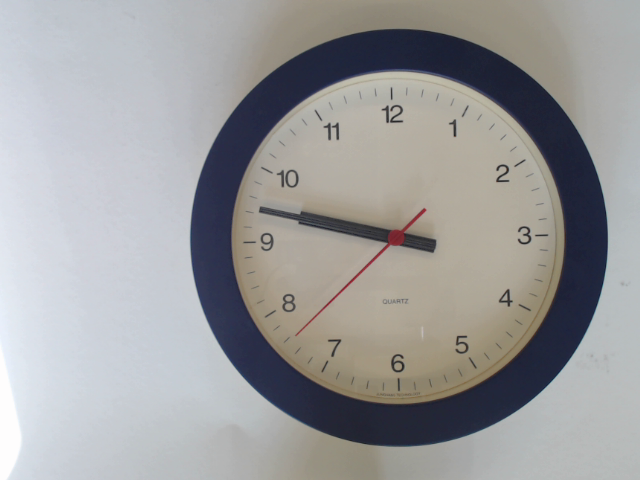
#> input picture images/right_angle/5.png, 640 x 480 px, found by its file name
$ python main_overlap.py
#> lines starting #> are read from the running program, lines starting #| are printed output that depends on the picture; after the words box and inside, x2 and y2 are one past the last pixel; in counts of white or black regions, pixels touching at a corner belong together
import cv2
import numpy as np
import matplotlib.pyplot as plt


image_path = "images\\right_angle\\5.png"
image = cv2.imread(image_path)
#> image is the input picture: shape (480, 640, 3); mean B, G, R 156.8, 156.1, 156.2

# Convert to HSV for color thresholding
hsv = cv2.cvtColor(image, cv2.COLOR_BGR2HSV)
#> hsv: shape (480, 640, 3); mean H, S, V 73.3, 34.1, 164.4

# Define HSV range for dark blue to nearly black
lower_dark_blue = np.array([90, 0, 0])
upper_dark_blue = np.array([150, 255, 120])

# Mask for dark blue range
mask_dark_blue = cv2.inRange(hsv, lower_dark_blue, upper_dark_blue)
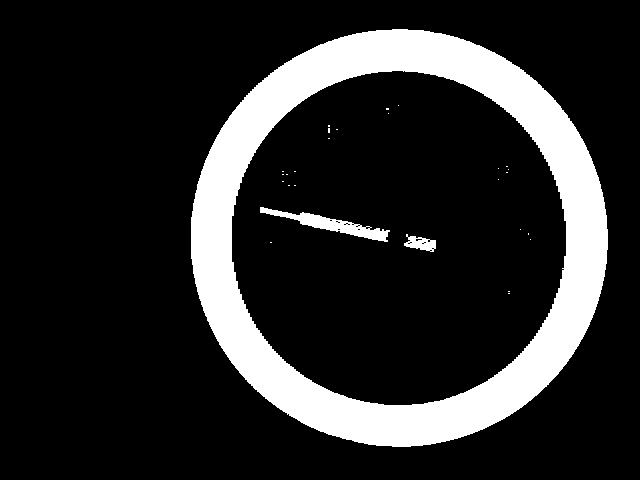
#> mask_dark_blue: shape (480, 640); 16.5% white; 28 white regions (25 under 20 px), largest, box (x1, y1, x2, y2) and area: (191, 29, 608, 447) 49071, (260, 207, 390, 242) 1248, (404, 234, 436, 252) 320

# Apply mask to keep only dark blue parts
result_dark_blue = cv2.bitwise_and(image, image, mask=mask_dark_blue)

# Convert masked result to grayscale
gray_masked = cv2.cvtColor(result_dark_blue, cv2.COLOR_BGR2GRAY)
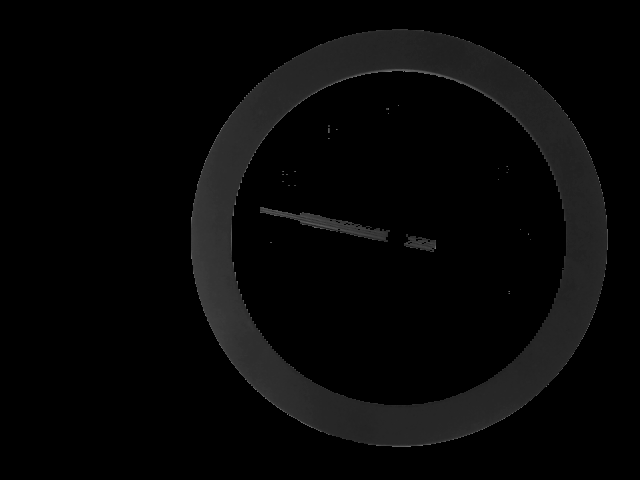
#> gray_masked: shape (480, 640); min 0, max 119, mean 7

# Threshold to binary
_, binary_mask = cv2.threshold(gray_masked, 10, 255, cv2.THRESH_BINARY)
plt.figure(figsize=(4, 4))
plt.title("Thresholding")
plt.imshow(binary_mask, cmap='gray')

# Apply Hough Circle Transform on the binary mask
circles_masked = cv2.HoughCircles(
    binary_mask,
    cv2.HOUGH_GRADIENT,
    dp=1.2,
    minDist=100,
    param1=100,
    param2=30,
    minRadius=50,
    maxRadius=300
)
#> circles_masked = [[399, 237, 209.5], [330.6, 311.4, 108.4]]

# Draw the detected largest circle and crop it
circle_detected = image.copy()
if circles_masked is not None:
    circles_masked = np.uint16(np.around(circles_masked))
#> circles_masked = [[399, 237, 209], [331, 311, 108]]
    largest_circle = max(circles_masked[0, :], key=lambda c: c[2])
#> largest_circle = [399, 237, 209]
    x, y, r = largest_circle
#> x = 399; y = 237; r = 209
    cv2.circle(circle_detected, (x, y), r, (0, 0, 255), 3)
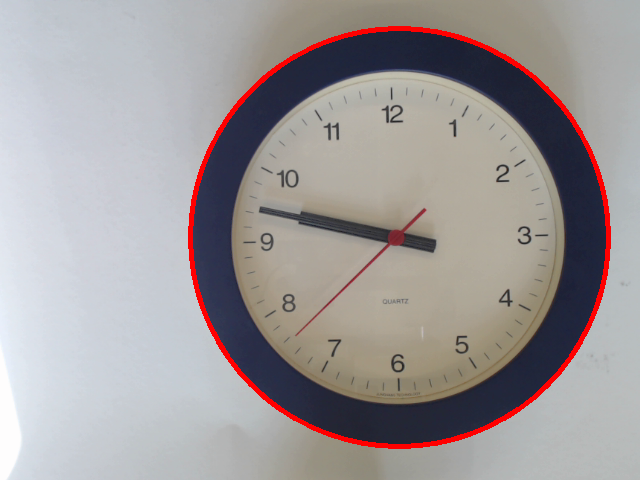
#> circle_detected: shape (480, 640, 3); 2.13% of pixels changed, all inside (x1, y1, x2, y2) = (188, 26, 611, 449)
    cv2.circle(circle_detected, (x, y), 2, (0, 255, 0), 3)
#> circle_detected: shape (480, 640, 3); 0.01% of pixels changed, all inside (x1, y1, x2, y2) = (395, 233, 404, 242)

    # Crop image based on the circle
    x1, y1 = max(x - r, 0), max(y - r, 0)
#> x1 = 190; y1 = 28
    x2, y2 = min(x + r, image.shape[1]), min(y + r, image.shape[0])
#> x2 = 608; y2 = 446
    cropped_image = image[y1:y2, x1:x2]
    cropped_rgb = cv2.cvtColor(cropped_image, cv2.COLOR_BGR2RGB)
    resized_cropped = cv2.resize(cropped_image, (200, 200), interpolation=cv2.INTER_AREA)
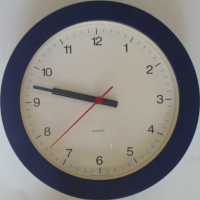
#> resized_cropped: shape (200, 200, 3); mean B, G, R 125, 126.5, 129.1
    resized_rgb = cv2.cvtColor(resized_cropped, cv2.COLOR_BGR2RGB)
    # Show cropped image
    plt.figure(figsize=(4, 4))
    plt.title("Cropped Image")
    plt.imshow(cropped_rgb)
    plt.axis('off')
else:
    print("No circle detected.")

# Show final detection result
circle_detected_rgb = cv2.cvtColor(circle_detected, cv2.COLOR_BGR2RGB)
plt.figure(figsize=(4, 4))
plt.title("Circle Detected After Dark Blue Thresholding")
plt.imshow(circle_detected_rgb)
plt.axis('off')

# Create a black background image (200x200 like the resized circle)
mask = np.ones((200, 200), dtype=np.uint8)

# Draw white filled circle at center (100, 100) with radius 50
cv2.circle(mask, (100, 100), 50, 255, -1)
#> mask: shape (200, 200); values 1 (black) and 255 (white), 19.6% white; 1 white region, box (x1, y1, x2, y2) and area: (50, 50, 151, 151) 7845

# Apply the mask: keep the circle area, set the rest to black
masked_circle = cv2.bitwise_and(resized_cropped,resized_cropped, mask=mask)

# Display result
masked_rgb = cv2.cvtColor(masked_circle, cv2.COLOR_BGR2RGB)
plt.figure(figsize=(4, 4))
plt.imshow(masked_rgb)
plt.title("Circle Mask at (100,100), R=50")
plt.axis("off")


# Create a white background
white_background = np.ones_like(resized_cropped, dtype=np.uint8) * 255

# Invert the mask so the outer part is 255 (white), inner part is 0
inverted_mask = cv2.bitwise_not(mask)

# Apply the inverted mask to the white background
background = cv2.bitwise_and(white_background, white_background, mask=inverted_mask)
#> white_background: shape (200, 200, 3); every value is 255

# Combine the masked circle and white background
final_image = cv2.add(masked_circle, background)

# Display the result
final_rgb = cv2.cvtColor(final_image, cv2.COLOR_BGR2RGB)
plt.figure(figsize=(4, 4))
plt.imshow(final_rgb)
plt.title("Circle on White Background")
plt.axis("off")
# Convert the white-background image to grayscale
grayscale_result = cv2.cvtColor(final_rgb, cv2.COLOR_BGR2GRAY)

# Display the grayscale image
plt.figure(figsize=(4, 4))
plt.imshow(grayscale_result, cmap='gray')
plt.title("Grayscale Image")
plt.axis("off")

# Apply binary threshold to the grayscale image
_, thresholded_image = cv2.threshold(grayscale_result, 127, 255, cv2.THRESH_BINARY)
#> thresholded_image: shape (200, 200); 98.4% white; 2 black regions (1 under 20 px), largest, box (x1, y1, x2, y2) and area: (51, 86, 118, 135) 627

# Display the thresholded image
plt.figure(figsize=(4, 4))
plt.imshow(thresholded_image, cmap='gray')
plt.title("Binary Thresholded Image")
plt.axis("off")

# Convert thresholded image to 3-channel format
thresholded_3ch = cv2.merge([thresholded_image] * 3)

# Wherever the thresholded image is white (255), set color image to white
combined_image = final_image.copy()
combined_image[thresholded_3ch == 255] = 255  # Set to white
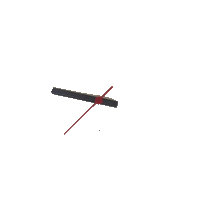
#> combined_image: shape (200, 200, 3); mean B, G, R 252.1, 252.1, 252.4

# Display the updated color image
combined_rgb = cv2.cvtColor(combined_image, cv2.COLOR_BGR2RGB)
plt.figure(figsize=(4, 4))
plt.imshow(combined_rgb)
plt.title("Color Image with White Binary Regions")
plt.axis("off")


image_np = np.array(combined_rgb)

# Convert to HSV for better color segmentation
hsv_image = cv2.cvtColor(image_np, cv2.COLOR_RGB2HSV)
#> hsv_image: shape (200, 200, 3); mean H, S, V 1.6, 0.8, 252.4

# Define red color range in HSV (two ranges to cover red hue wrap-around)
lower_red1 = np.array([0, 70, 50])
upper_red1 = np.array([10, 255, 255])
lower_red2 = np.array([160, 70, 50])
upper_red2 = np.array([180, 255, 255])

# Define black color range in HSV
lower_black = np.array([0, 0, 0])
upper_black = np.array([180, 255, 80])

# Create masks
red_mask1 = cv2.inRange(hsv_image, lower_red1, upper_red1)
#> red_mask1: shape (200, 200); 0.08% white in thin lines or dots, all inside (x1, y1, x2, y2) = (65, 86, 113, 134)
red_mask2 = cv2.inRange(hsv_image, lower_red2, upper_red2)
#> red_mask2: shape (200, 200); 0.29% white; 2 white regions (1 under 20 px), largest, box (x1, y1, x2, y2) and area: (64, 97, 103, 134) 103
red_mask = cv2.bitwise_or(red_mask1, red_mask2)
#> red_mask: shape (200, 200); 0.38% white; 1 white region, box (x1, y1, x2, y2) and area: (64, 86, 113, 134) 152

black_mask = cv2.inRange(hsv_image, lower_black, upper_black)
#> black_mask: shape (200, 200); 0.87% white; 2 white regions, box (x1, y1, x2, y2) and area: (51, 88, 96, 103) 258, (101, 98, 117, 107) 89
cv2.circle(red_mask, center=(100, 100), radius=20, color=(0, 0, 0), thickness=-1)
#> red_mask: shape (200, 200); 0.1% white in thin lines or dots, all inside (x1, y1, x2, y2) = (64, 113, 85, 134)
cv2.circle(black_mask, center=(100, 100), radius=20, color=(0, 0, 0), thickness=-1)
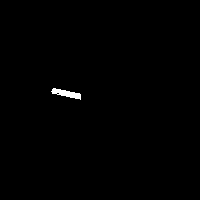
#> black_mask: shape (200, 200); 0.43% white; 1 white region
plt.figure(figsize=(4, 4))
plt.title("Red Mask")
plt.imshow(red_mask, cmap='gray')
plt.axis("off")

plt.figure(figsize=(4, 4))
plt.title("Black Mask")
plt.imshow(black_mask, cmap='gray')
plt.axis("off")

plt.tight_layout()


image_np = np.array(black_mask)
_, binary = cv2.threshold(image_np, 127, 255, cv2.THRESH_BINARY)
contours, _ = cv2.findContours(binary, cv2.RETR_EXTERNAL, cv2.CHAIN_APPROX_SIMPLE)
#> contours = 1 contour; box (x1, y1, x2, y2) and area: (51, 88, 81, 100) 140

# === Step 2: Get center of the image ===
height, width = image_np.shape
#> height = 200; width = 200
center_x, center_y = width // 2, height // 2
#> center_x = 100; center_y = 100
center = np.array([center_x, center_y])
#> center = [100, 100]

# === Step 3: Sort contours by area (larger = hour hand, smaller = minute hand) ===
areas_and_contours = sorted([(cv2.contourArea(cnt), cnt) for cnt in contours], reverse=True)
#> areas_and_contours = 1 item

angles = {}
points = {}

if len(areas_and_contours) == 1:
    # === Special Case: Hands are overlapping ===
    area, cnt = areas_and_contours[0]
#> area = 139.5; cnt = contour of 30 points, box (x1, y1, x2, y2) (51, 88, 81, 100), area 140
    M = cv2.moments(cnt)
#> M = moments, m00 139.5, centre m10/m00, m01/m00 = (66.02, 93.18)
    if M["m00"] != 0:
        cx = int(M["m10"] / M["m00"])
#> cx = 66
        cy = int(M["m01"] / M["m00"])
#> cy = 93
        vector = np.array([cx - center_x, cy - center_y])
#> vector = [-34, -7]
        angle_rad = np.arctan2(-vector[1], vector[0])
#> angle_rad = 2.94
        angle_deg = (90 - np.degrees(angle_rad)) % 360
#> angle_deg = 281.6
        angles["both"] = angle_deg
        points["both"] = (cx, cy)

        # Assume hands overlap — derive time
        minute = round(angle_deg / 6)  # 6° per minute
#> minute = 47
        hour_fraction = angle_deg / 30
#> hour_fraction = 9.39
        hour = round(hour_fraction)
#> hour = 9

        if minute == 60:
            minute = 0
            hour = (hour + 1) % 12
    else:
        # Invalid moment
        hour = 0
        minute = 0
else:
    # === Normal Case: 2 contours for hour and minute hands ===
    labels = ["hour", "minute"]
    for label, (area, cnt) in zip(labels, areas_and_contours):
        M = cv2.moments(cnt)
        if M["m00"] == 0:
            continue
        cx = int(M["m10"] / M["m00"])
        cy = int(M["m01"] / M["m00"])
        vector = np.array([cx - center_x, cy - center_y])
        angle_rad = np.arctan2(-vector[1], vector[0])  # Flip y-axis
        angle_deg = (90 - np.degrees(angle_rad)) % 360
        angles[label] = angle_deg
        points[label] = (cx, cy)

    minute_angle = angles["minute"]
    hour_angle = angles["hour"]

    minute = round(minute_angle / 6)
    hour_fraction = hour_angle / 30
    hour = round(hour_fraction)

    if minute == 60:
        minute = 0
        hour = (hour + 1) % 12

# === Process Red Mask (for Second Hand) ===
second_np = np.array(red_mask)
_, binary_red = cv2.threshold(second_np, 127, 255, cv2.THRESH_BINARY)
contours_red, _ = cv2.findContours(binary_red, cv2.RETR_EXTERNAL, cv2.CHAIN_APPROX_SIMPLE)
#> contours_red = [[[84, 113], [64, 133], [65, 133], [84, 114]]]

if contours_red:
    largest_red = max(contours_red, key=cv2.contourArea)
#> largest_red = [[84, 113], [64, 133], [65, 133], [84, 114]]
    M = cv2.moments(largest_red)
#> M = moments, m00 19.5, centre m10/m00, m01/m00 = (74.25, 123.2)
    if M["m00"] != 0:
        cx = int(M["m10"] / M["m00"])
#> cx = 74
        cy = int(M["m01"] / M["m00"])
#> cy = 123
        vector = np.array([cx - center_x, cy - center_y])
#> vector = [-26, 23]
        angle_rad = np.arctan2(-vector[1], vector[0])
#> angle_rad = -2.42
        angle_deg = (90 - np.degrees(angle_rad)) % 360
#> angle_deg = 228.5
        second = round(angle_deg / 6) % 60
#> second = 38
        angles["second"] = angle_deg
        points["second"] = (cx, cy)
    else:
        second = 0
else:
    second = 0
# === Visualize result ===
image_rgb = cv2.cvtColor(image_np, cv2.COLOR_GRAY2BGR)
#> image_rgb: shape (200, 200, 3); 0.43% white; 1 white region, box (x1, y1, x2, y2) and area: (51, 88, 81, 100) 171
cv2.circle(image_rgb, (center_x, center_y), 4, (0, 0, 255), -1)  # Red center
#> image_rgb: shape (200, 200, 3); mean B, G, R 1.1, 1.1, 1.4

if "minute" in points and "hour" in points:
    cv2.circle(image_rgb, points["minute"], 5, (255, 0, 0), -1)       # Blue = minute
    cv2.circle(image_rgb, points["hour"], 5, (0, 255, 255), -1)       # Yellow = hour
    cv2.line(image_rgb, (center_x, center_y), points["minute"], (255, 0, 0), 2)
    cv2.line(image_rgb, (center_x, center_y), points["hour"], (0, 255, 255), 2)
elif "both" in points:
    cv2.circle(image_rgb, points["both"], 5, (0, 255, 0), -1)          # Green = both
#> image_rgb: shape (200, 200, 3); mean B, G, R 0.7, 1.3, 1.1
    cv2.line(image_rgb, (center_x, center_y), points["both"], (0, 255, 0), 2)
#> image_rgb: shape (200, 200, 3); mean B, G, R 0.6, 1.6, 0.8

if "second" in points:
    cv2.circle(image_rgb, points["second"], 5, (0, 0, 255), -1)        # Red = second
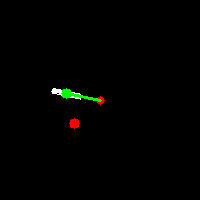
#> image_rgb: shape (200, 200, 3); mean B, G, R 0.6, 1.6, 1.3
    cv2.line(image_rgb, (center_x, center_y), points["second"], (0, 0, 255), 1)
#> image_rgb: shape (200, 200, 3); 0.06% of pixels changed, all inside (x1, y1, x2, y2) = (78, 100, 101, 120)

# Show final result
plt.figure(figsize=(4, 4))
plt.imshow(cv2.cvtColor(image_rgb, cv2.COLOR_BGR2RGB))
plt.title(f"Calculated Time: {hour:02}:{minute:02}:{second:02}")
plt.axis("off")
plt.show()

$ run again, with images/right_angle/2.png copied over images/right_angle/5.png
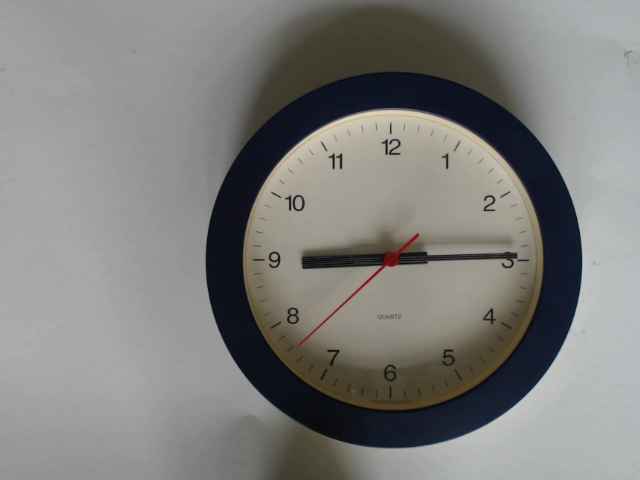
#> input picture images/right_angle/2.png, 640 x 480 px, found by its file name
#> image is the input picture: shape (480, 640, 3); mean B, G, R 124.9, 127.1, 127.4
#> hsv: shape (480, 640, 3); mean H, S, V 58.3, 32.2, 130.7
#> `mask_dark_blue = cv2.inRange(hsv, lower_dark_blue, upper_dark_blue)`:
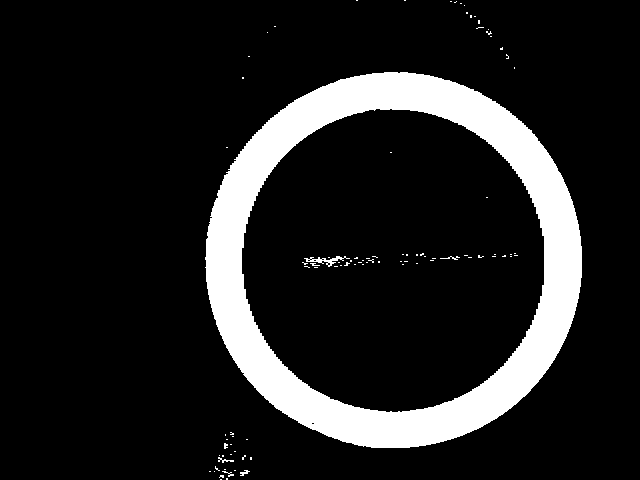
#> mask_dark_blue: shape (480, 640); 13.1% white; 92 white regions (86 under 20 px), largest, box (x1, y1, x2, y2) and area: (205, 72, 582, 448) 39576, (304, 256, 350, 267) 158, (218, 457, 234, 463) 36, (440, 256, 460, 260) 30, (240, 470, 250, 476) 30, (222, 471, 234, 477) 24
#> `circles_masked = cv2.HoughCircles( binary_mask, cv2.HOUGH_GRADIENT, dp..`: circles_masked = [[393, 261, 188.5], [348.6, 168.6, 91.88], [288.6, 258.6, 83.96]]
#> `circles_masked = np.uint16(np.around(circles_masked))`: circles_masked = [[393, 261, 188], [349, 169, 92], [289, 259, 84]]
#> largest_circle = [393, 261, 188]
#> x = 393; y = 261; r = 188
#> x1 = 205; y1 = 73
#> x2 = 581; y2 = 449
#> mask: shape (200, 200); values 1 (black) and 255 (white), 19.6% white; 1 white region, box (x1, y1, x2, y2) and area: (50, 50, 151, 151) 7845
#> white_background: shape (200, 200, 3); every value is 255
#> thresholded_image: shape (200, 200); 95.8% white; 3 black regions, box (x1, y1, x2, y2) and area: (51, 81, 150, 134) 1394, (72, 139, 132, 151) 256, (92, 128, 104, 131) 27
#> combined_image: shape (200, 200, 3); mean B, G, R 247.4, 247.7, 248.2
#> hsv_image: shape (200, 200, 3); mean H, S, V 1.2, 2, 248.2
#> red_mask1: shape (200, 200); 0.38% white in thin lines or dots, all inside (x1, y1, x2, y2) = (62, 85, 115, 134)
#> red_mask2: shape (200, 200); 0.08% white in thin lines or dots, all inside (x1, y1, x2, y2) = (73, 97, 104, 124)
#> contours = 2 contours; box (x1, y1, x2, y2) and area: (51, 94, 81, 104) 200, (120, 96, 150, 100) 52
#> areas_and_contours = 2 items
#> the loop `for label, (area, cnt) in zip(labels, areas_and_contours):` made 2 passes
#> (label, area, cx, cy, vector, angle_rad, angle_deg) on passes 1 to 2: ('hour', 200, 65, 98, [-35, -2], 3.08, 273.3), ('minute', 52, 134, 97, [34, -3], 0.088, 84.96)
#> after the loop `for label, (area, cnt) in zip(labels, areas_and_contours):`: angles = {'hour': 273.3, 'minute': 84.96}; points = {'hour': (65, 98), 'minute': (134, 97)}
#> minute_angle = 84.96
#> hour_angle = 273.3
#> minute = 14
#> hour_fraction = 9.11
#> hour = 9
#> contours_red = 1 contour; box (x1, y1, x2, y2) and area: (62, 113, 85, 134) 26
#> largest_red = contour of 13 points, box (x1, y1, x2, y2) (62, 113, 85, 134), area 26
#> M = moments, m00 25.5, centre m10/m00, m01/m00 = (73.36, 122.4)
#> `cx = int(M["m10"] / M["m00"])`: cx = 73
#> `cy = int(M["m01"] / M["m00"])`: cy = 122
#> `vector = np.array([cx - center_x, cy - center_y])`: vector = [-27, 22]
#> `angle_rad = np.arctan2(-vector[1], vector[0])`: angle_rad = -2.46
#> `angle_deg = (90 - np.degrees(angle_rad)) % 360`: angle_deg = 230.8
#> second = 38
#> `cv2.circle(image_rgb, points["second"], 5, (0, 0, 255), -1)`:
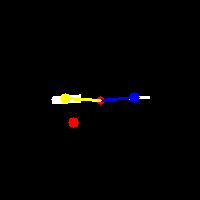
#> image_rgb: shape (200, 200, 3); mean B, G, R 2.1, 2.2, 2.9

$ run again, with images/right_angle/3.png copied over images/right_angle/5.png
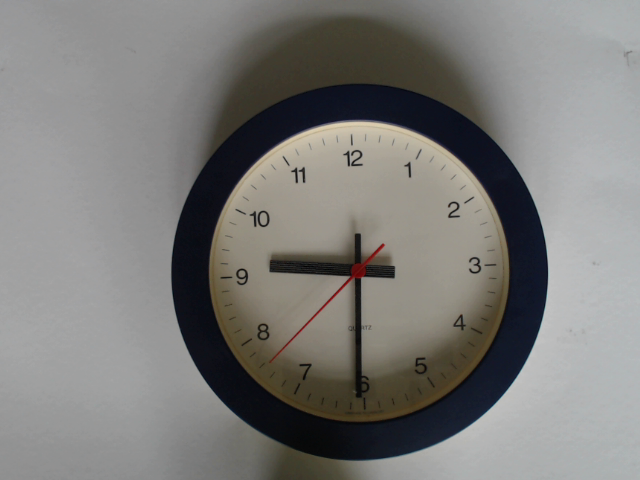
#> input picture images/right_angle/3.png, 640 x 480 px, found by its file name
#> image is the input picture: shape (480, 640, 3); mean B, G, R 121.4, 124, 124.9
#> hsv: shape (480, 640, 3); mean H, S, V 51.3, 32.2, 127.6
#> `mask_dark_blue = cv2.inRange(hsv, lower_dark_blue, upper_dark_blue)`:
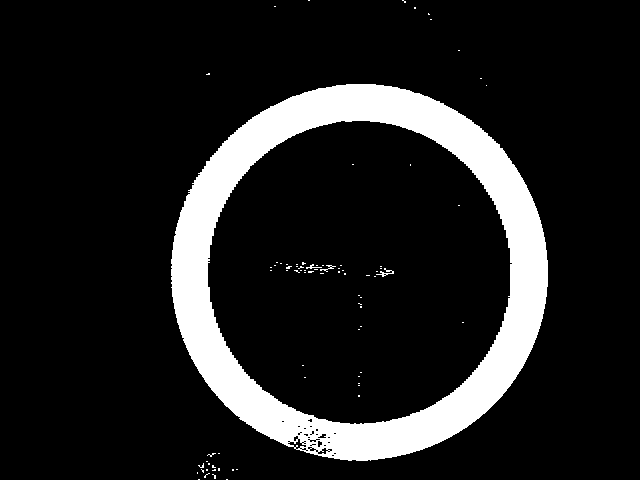
#> mask_dark_blue: shape (480, 640); 12.9% white; 79 white regions (75 under 20 px), largest, box (x1, y1, x2, y2) and area: (171, 84, 548, 461) 39314, (376, 268, 394, 277) 52, (320, 265, 336, 272) 34, (306, 264, 322, 269) 28
#> binary_mask: shape (480, 640); 12.4% white; 116 white regions (112 under 20 px), largest, box (x1, y1, x2, y2) and area: (171, 84, 548, 461) 37765, (376, 268, 394, 277) 52, (306, 264, 322, 269) 27, (326, 265, 336, 269) 20
#> `circles_masked = cv2.HoughCircles( binary_mask, cv2.HOUGH_GRADIENT, dp..`: circles_masked = [[359.4, 270.6, 189.2], [291, 348.6, 86.36]]
#> `circles_masked = np.uint16(np.around(circles_masked))`: circles_masked = [[359, 271, 189], [291, 349, 86]]
#> largest_circle = [359, 271, 189]
#> x = 359; y = 271; r = 189
#> x1 = 170; y1 = 82
#> x2 = 548; y2 = 460
#> mask: shape (200, 200); values 1 (black) and 255 (white), 19.6% white; 1 white region, box (x1, y1, x2, y2) and area: (50, 50, 151, 151) 7845
#> white_background: shape (200, 200, 3); every value is 255
#> thresholded_image: shape (200, 200); 94.5% white; 2 black regions (1 under 20 px), largest, box (x1, y1, x2, y2) and area: (51, 72, 139, 151) 2215
#> combined_image: shape (200, 200, 3); mean B, G, R 245, 245.5, 246
#> hsv_image: shape (200, 200, 3); mean H, S, V 1.3, 2.7, 246
#> red_mask1: shape (200, 200); 0.42% white in thin lines or dots, all inside (x1, y1, x2, y2) = (65, 85, 114, 136)
#> red_mask2: shape (200, 200); 0.04% white in thin lines or dots, all inside (x1, y1, x2, y2) = (72, 88, 111, 129)
#> contours = 3 contours, 1 with area under 20; largest, box (x1, y1, x2, y2) and area: (53, 92, 82, 102) 204, (96, 120, 102, 151) 82
#> areas_and_contours = 3 items
#> the loop `for label, (area, cnt) in zip(labels, areas_and_contours):` made 2 passes
#> (label, area, cx, cy, vector, angle_rad, angle_deg) on passes 1 to 2: ('hour', 204.5, 66, 96, [-34, -4], 3.02, 276.7), ('minute', 82, 98, 135, [-2, 35], -1.63, 183.3)
#> after the loop `for label, (area, cnt) in zip(labels, areas_and_contours):`: angles = {'hour': 276.7, 'minute': 183.3}; points = {'hour': (66, 96), 'minute': (98, 135)}
#> minute_angle = 183.3
#> hour_angle = 276.7
#> minute = 31
#> hour_fraction = 9.22
#> hour = 9
#> contours_red = 1 contour; box (x1, y1, x2, y2) and area: (65, 114, 86, 136) 27
#> largest_red = contour of 10 points, box (x1, y1, x2, y2) (65, 114, 86, 136), area 27
#> M = moments, m00 27, centre m10/m00, m01/m00 = (75.44, 124)
#> `cx = int(M["m10"] / M["m00"])`: cx = 75
#> `cy = int(M["m01"] / M["m00"])`: cy = 123
#> `vector = np.array([cx - center_x, cy - center_y])`: vector = [-25, 23]
#> `angle_rad = np.arctan2(-vector[1], vector[0])`: angle_rad = -2.4
#> `angle_deg = (90 - np.degrees(angle_rad)) % 360`: angle_deg = 227.4
#> second = 38
#> `cv2.circle(image_rgb, points["second"], 5, (0, 0, 255), -1)`:
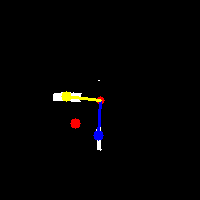
#> image_rgb: shape (200, 200, 3); mean B, G, R 2.3, 2.3, 3
